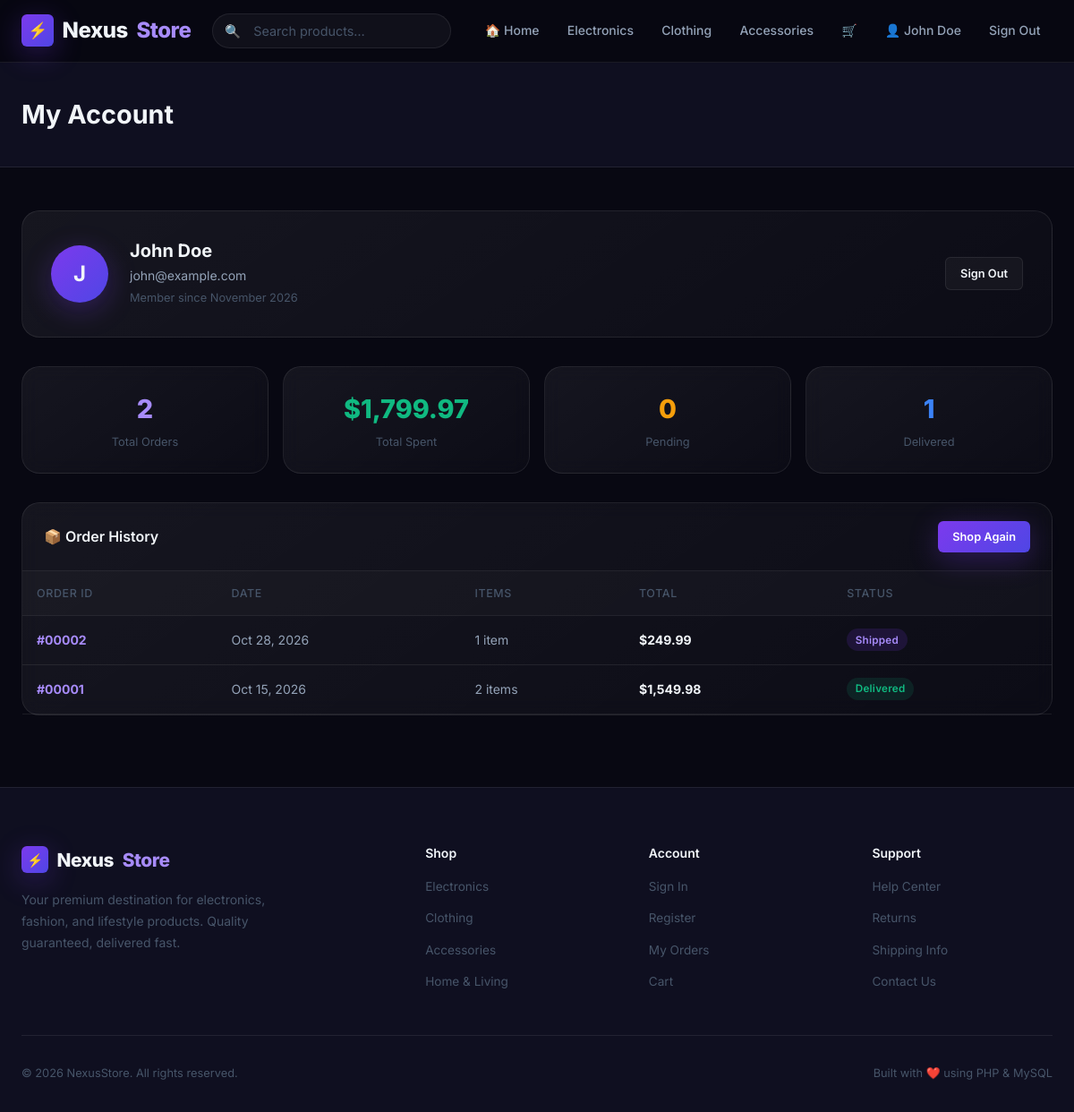
The app's page /profile.php (signed in) with its own data.
### tables this page shows
CREATE TABLE IF NOT EXISTS orders (
    id INT AUTO_INCREMENT PRIMARY KEY,
    user_id INT DEFAULT NULL,
    full_name VARCHAR(100) NOT NULL,
    email VARCHAR(150) NOT NULL,
    address TEXT NOT NULL,
    city VARCHAR(100) NOT NULL,
    zip VARCHAR(20) NOT NULL,
    country VARCHAR(100) NOT NULL DEFAULT 'United States',
    total DECIMAL(10,2) NOT NULL DEFAULT 0.00,
    status ENUM('Pending','Processing','Shipped','Delivered','Cancelled') NOT NULL DEFAULT 'Pending',
    created_at TIMESTAMP DEFAULT CURRENT_TIMESTAMP,
    FOREIGN KEY (user_id) REFERENCES users(id) ON DELETE SET NULL
);

### includes/functions.php (called while the page is built, shortened)
<?php
function formatPrice(float $price): string {
    return '$' . number_format($price, 2);
}
function sanitize(string $str): string {
    return htmlspecialchars(strip_tags(trim($str)), ENT_QUOTES, 'UTF-8');
}
function getStatusBadgeClass(string $status): string {
    return match ($status) {
        'Pending'    => 'badge-warning',
        'Processing' => 'badge-info',
        'Shipped'    => 'badge-primary',
        'Delivered'  => 'badge-success',
        'Cancelled'  => 'badge-danger',
        default      => 'badge-secondary',
    };
}

### profile.php (the view, shortened to what this page needs)
<?php
require_once __DIR__ . '/includes/db.php';
require_once __DIR__ . '/includes/functions.php';
$stmt = $pdo->prepare("SELECT o.*, (SELECT COUNT(*) FROM order_items oi WHERE oi.order_id = o.id) AS item_count
                        FROM orders o WHERE o.user_id = :uid ORDER BY o.created_at DESC");
$stmt->execute([':uid' => $_SESSION['user_id']]);
$orders = $stmt->fetchAll();
require_once __DIR__ . '/includes/header.php';
?>
<div class="page-header">
  <div class="container">
    <h1>My Account</h1>
  </div>
</div>
<div class="profile-page">
  <div class="container">
    <div class="profile-header fade-in">
      <div class="profile-avatar">
        <?= strtoupper(substr($_SESSION['user_name'], 0, 1)) ?>
      </div>
      <div class="profile-info">
        <h2><?= sanitize($_SESSION['user_name']) ?></h2>
        <p><?= sanitize($_SESSION['user_email']) ?></p>
        <p style="margin-top:0.25rem;font-size:0.8rem;color:var(--text-muted);">
          Member since <?= date('F Y') ?>
        </p>
      </div>
      <div style="margin-left:auto;">
        <a href="/ecommerce/logout.php" class="btn btn-ghost btn-sm">Sign Out</a>
      </div>
    </div>
    <div style="display:grid;grid-template-columns:repeat(auto-fit,minmax(160px,1fr));gap:1rem;margin-bottom:2rem;" class="fade-in-1">
      <?php
        $totalSpent = array_sum(array_column($orders, 'total'));
        $statuses   = array_count_values(array_column($orders, 'status'));
      ?>
      <div class="card card-body" style="text-align:center;">
        <div style="font-size:1.8rem;font-weight:800;color:var(--accent);"><?= count($orders) ?></div>
        <div style="font-size:0.8rem;color:var(--text-muted);margin-top:0.25rem;">Total Orders</div>
      </div>
      <div class="card card-body" style="text-align:center;">
        <div style="font-size:1.8rem;font-weight:800;color:var(--success);"><?= formatPrice($totalSpent) ?></div>
        <div style="font-size:0.8rem;color:var(--text-muted);margin-top:0.25rem;">Total Spent</div>
      </div>
      <div class="card card-body" style="text-align:center;">
        <div style="font-size:1.8rem;font-weight:800;color:var(--warning);"><?= $statuses['Pending'] ?? 0 ?></div>
        <div style="font-size:0.8rem;color:var(--text-muted);margin-top:0.25rem;">Pending</div>
      </div>
      <div class="card card-body" style="text-align:center;">
        <div style="font-size:1.8rem;font-weight:800;color:var(--info);"><?= $statuses['Delivered'] ?? 0 ?></div>
        <div style="font-size:0.8rem;color:var(--text-muted);margin-top:0.25rem;">Delivered</div>
      </div>
    </div>
    <div class="card fade-in-2">
      <div class="card-header" style="display:flex;align-items:center;justify-content:space-between;">
        <span>📦 Order History</span>
        <a href="/ecommerce/index.php" class="btn btn-primary btn-sm">Shop Again</a>
      </div>
      <?php if (empty($orders)): ?>
        <div class="empty-state" style="padding:3rem 2rem;">
          <div class="empty-state-icon">📦</div>
          <h3>No orders yet</h3>
          <p>Start shopping to see your orders here.</p>
          <a href="/ecommerce/index.php" class="btn btn-primary">Browse Products</a>
        </div>
      <?php else: ?>
        <div style="overflow-x:auto;">
          <table class="orders-table" role="table">
            <thead>
              <tr>
                <th scope="col">Order ID</th>
                <th scope="col">Date</th>
                <th scope="col">Items</th>
                <th scope="col">Total</th>
                <th scope="col">Status</th>
              </tr>
            </thead>
            <tbody>
              <?php foreach ($orders as $order): ?>
                <tr>
                  <td>
                    <strong style="color:var(--accent);">#<?= str_pad($order['id'], 5, '0', STR_PAD_LEFT) ?></strong>
                  </td>
                  <td style="color:var(--text-secondary);">
                    <?= date('M j, Y', strtotime($order['created_at'])) ?>
                  </td>
                  <td style="color:var(--text-secondary);">
                    <?= $order['item_count'] ?> item<?= $order['item_count'] != 1 ? 's' : '' ?>
                  </td>
                  <td>
                    <strong><?= formatPrice($order['total']) ?></strong>
                  </td>
                  <td>
                    <span class="badge <?= getStatusBadgeClass($order['status']) ?>">
                      <?= sanitize($order['status']) ?>
                    </span>
                  </td>
                </tr>
              <?php endforeach; ?>
            </tbody>
          </table>
        </div>
      <?php endif; ?>
    </div>
  </div>
</div>
<?php require_once __DIR__ . '/includes/footer.php'; ?>

### records on screen
orders: id "00002", created_at "Oct 28, 2026", item_count "1", total "$249.99", status "Shipped"
orders: id "00001", created_at "Oct 15, 2026", item_count "2", shows "s", total "$1,549.98", status "Delivered"

### other values on screen
$_SESSION['user_name'] "John Doe"
substr($_SESSION['user_name'], 0, 1) "J"
$_SESSION['user_email'] "john@example.com"
count($orders) "2"
formatPrice($totalSpent) "$1,799.97"
$statuses['Pending'] "0"
$statuses['Delivered'] "1"
